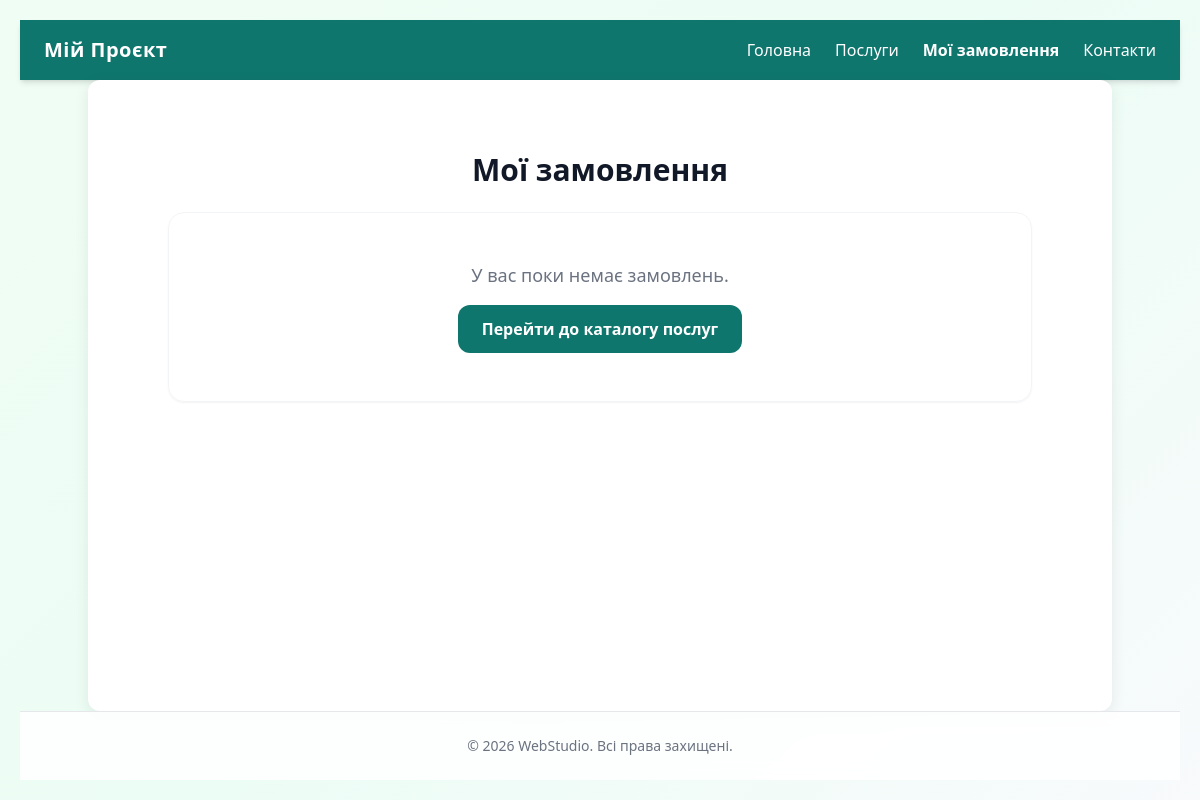
The page /orders on the database as committed earlier.
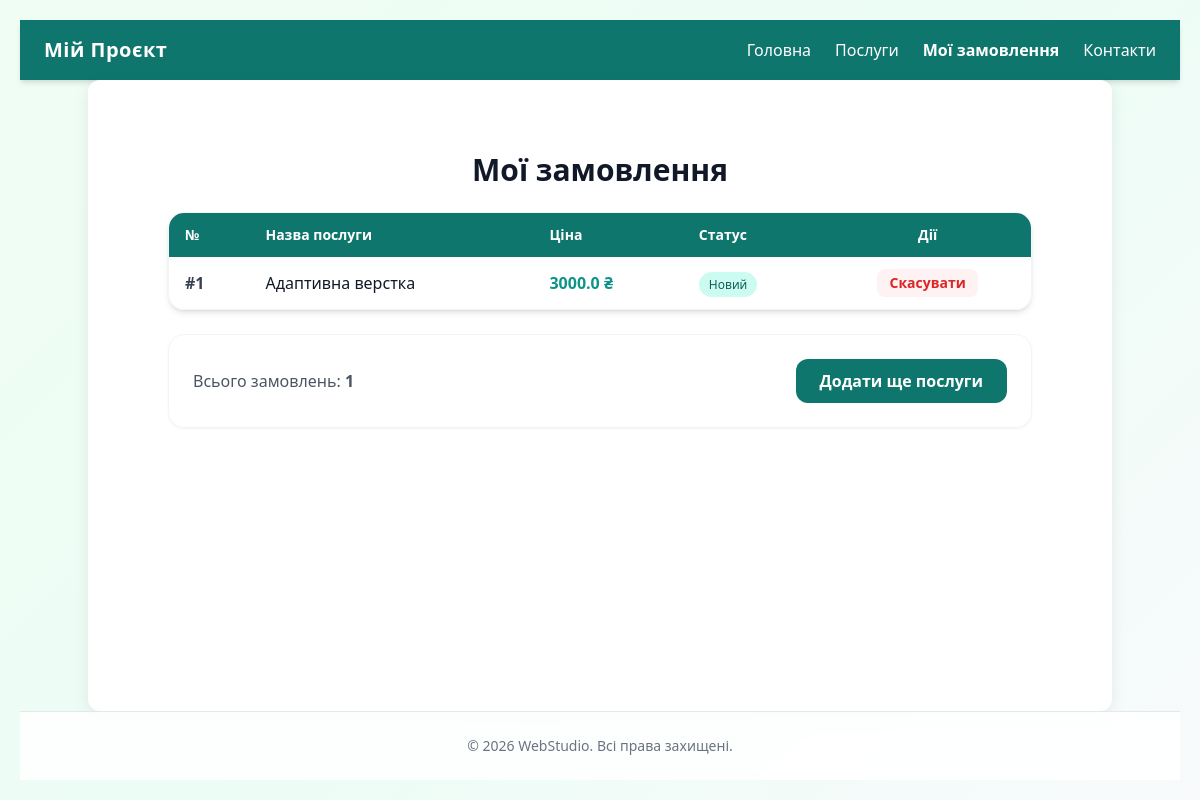
The same page on the database as committed later.
### tables this page shows
CREATE TABLE orders (
                id INTEGER PRIMARY KEY AUTOINCREMENT,
                product_id INTEGER,
                status TEXT DEFAULT 'Новий',
                FOREIGN KEY (product_id) REFERENCES products (id)
            );

CREATE TABLE products (
                id INTEGER PRIMARY KEY AUTOINCREMENT,
                title TEXT NOT NULL,
                price REAL NOT NULL,
                description TEXT
            );

### routes/shop.py (the view)
@shop_bp.route('/orders')
def view_orders():
    db = get_db()
    orders_data = db.execute('''
        SELECT orders.id, products.title, products.price, orders.status
        FROM orders
        JOIN products ON orders.product_id = products.id
        ORDER BY orders.id DESC
    ''').fetchall()
    return render_template('orders.html', orders=orders_data)

### models.py (called while the page is built)
def get_db():
    if 'db' not in g:
        g.db = sqlite3.connect(DATABASE)
        g.db.row_factory = sqlite3.Row  # Дозволяє читати рядки як словники
        g.db.execute('PRAGMA foreign_keys = ON')  # Увімкнення зовнішніх ключів
    return g.db

### templates/orders.html
{% extends "base.html" %}
{% block content %}
<div class="max-w-4xl mx-auto py-10 px-4">
    <h1 class="text-3xl font-bold text-gray-900 mb-6 text-center">Мої замовлення</h1>
    {% if orders %}
    <div class="bg-white shadow-md rounded-2xl overflow-hidden border border-gray-100 mb-6">
        <table class="w-full text-left border-collapse">
            <thead>
                <tr class="bg-teal-700 text-white text-sm">
                    <th class="py-3 px-4">№</th>
                    <th class="py-3 px-4">Назва послуги</th>
                    <th class="py-3 px-4">Ціна</th>
                    <th class="py-3 px-4">Статус</th>
                    <th class="py-3 px-4 text-center">Дії</th>
                </tr>
            </thead>
            <tbody class="divide-y divide-gray-100">
                {% for order in orders %}
                <tr class="hover:bg-gray-50 text-gray-700">
                    <td class="py-3 px-4 font-semibold">#{{ order[0] }}</td>
                    <td class="py-3 px-4 font-medium text-gray-900">{{ order[1] }}</td>
                    <td class="py-3 px-4 font-bold text-teal-600">{{ order[2] }} ₴</td>
                    <td class="py-3 px-4">
                        <span class="bg-teal-100 text-teal-800 text-xs px-2.5 py-1 rounded-full font-medium">
                            {{ order[3] }}
                        </span>
                    </td>
                    <td class="py-3 px-4 text-center">
                        <form action="{{ url_for('shop.delete_order', order_id=order[0]) }}" method="POST" class="inline">
                            <button type="submit" class="text-red-600 hover:text-red-800 text-sm font-semibold bg-red-50 hover:bg-red-100 px-3 py-1 rounded-lg transition">
                                Скасувати
                            </button>
                        </form>
                    </td>
                </tr>
                {% endfor %}
            </tbody>
        </table>
    </div>
    <div class="bg-white p-6 rounded-2xl border border-gray-100 shadow-sm flex justify-between items-center">
        <span class="text-gray-600 font-medium">Всього замовлень: <strong>{{ orders|length }}</strong></span>
        <a href="{{ url_for('shop.services') }}" class="bg-teal-600 text-white font-semibold px-6 py-2.5 rounded-xl hover:bg-teal-700 transition">
            Додати ще послуги
        </a>
    </div>
    {% else %}
    <div class="text-center bg-white p-12 rounded-2xl border border-gray-100 shadow-sm">
        <p class="text-gray-500 mb-4 text-lg">У вас поки немає замовлень.</p>
        <a href="{{ url_for('shop.services') }}" class="inline-block bg-teal-600 text-white font-semibold px-6 py-3 rounded-xl hover:bg-teal-700 transition">
            Перейти до каталогу послуг
        </a>
    </div>
    {% endif %}
</div>
{% endblock %}

### templates/base.html (shortened to what this page needs)
<!DOCTYPE html>
<html lang="uk">
<head>
    <script src="https://cdn.tailwindcss.com"></script>
    <link rel="stylesheet" href="{{ url_for('static', filename='style.css') }}">
</head>
<body class="min-h-screen flex flex-col bg-gray-50">
    <nav class="bg-teal-700 text-white shadow-md py-4 px-6">
        <div class="max-w-6xl mx-auto flex justify-between items-center">
            <a href="{{ url_for('index') }}" class="font-bold text-xl tracking-wide">Мій Проєкт</a>
            <div class="space-x-6 flex items-center">
                <a href="{{ url_for('index') }}" class="hover:text-teal-200 transition">Головна</a>
                <a href="{{ url_for('shop.services') }}" class="hover:text-teal-200 transition">Послуги</a>
                <a href="{{ url_for('shop.view_orders') }}" class="hover:text-teal-200 transition font-semibold">Мої замовлення</a>
                <a href="{{ url_for('contact') }}" class="hover:text-teal-200 transition">Контакти</a>
            </div>
        </div>
    </nav>
    <main class="flex-grow container mx-auto px-4 py-8">
        {% block content %}
        {% endblock %}
    </main>
    <footer class="bg-white border-t border-gray-200 py-6 text-center text-sm text-gray-500">
        <p>&copy; 2026 WebStudio. Всі права захищені.</p>
    </footer>
</body>
</html>

### static/style.css (style rules this page uses)
body { background: #ccfbf1 !important; }
body { font-family: 'Segoe UI', Tahoma, Geneva, Verdana, sans-serif; background-color: #f4f7f6; color: #333; margin: 0; padding: 20px; display: flex; justify-content: center; }
.container { max-width: 700px; width: 100%; background: white; padding: 30px; border-radius: 12px; box-shadow: 0 4px 15px rgba(0, 0, 0, 0.08); }
h1 { color: #2c3e50; margin-bottom: 10px; }
header, .bg-teal-700, .bg-teal-600, .bg-blue-600 { background-color: #0f766e !important; }
.bg-white { transition: all 0.3s ease; }
body { background: linear-gradient(135deg, #f0fdf4 0%, #ecfdf5 50%, #f8fafc 100%) !important; min-height: 100vh; }
.bg-white { background-color: rgba(255, 255, 255, 0.85) !important; backdrop-filter: blur(8px); }

Rows that differ between the two databases and show on the page:
added orders: id "1", title "Адаптивна верстка", price "3000.0", status "Новий"
Other text that changed with them:
{{ orders|length }}: (not shown) → "1"
text no longer shown: "У вас поки немає замовлень. Перейти до каталогу послуг"
text now shown: "№ Назва послуги Ціна Статус Дії Всього замовлень: Додати ще послуги"
